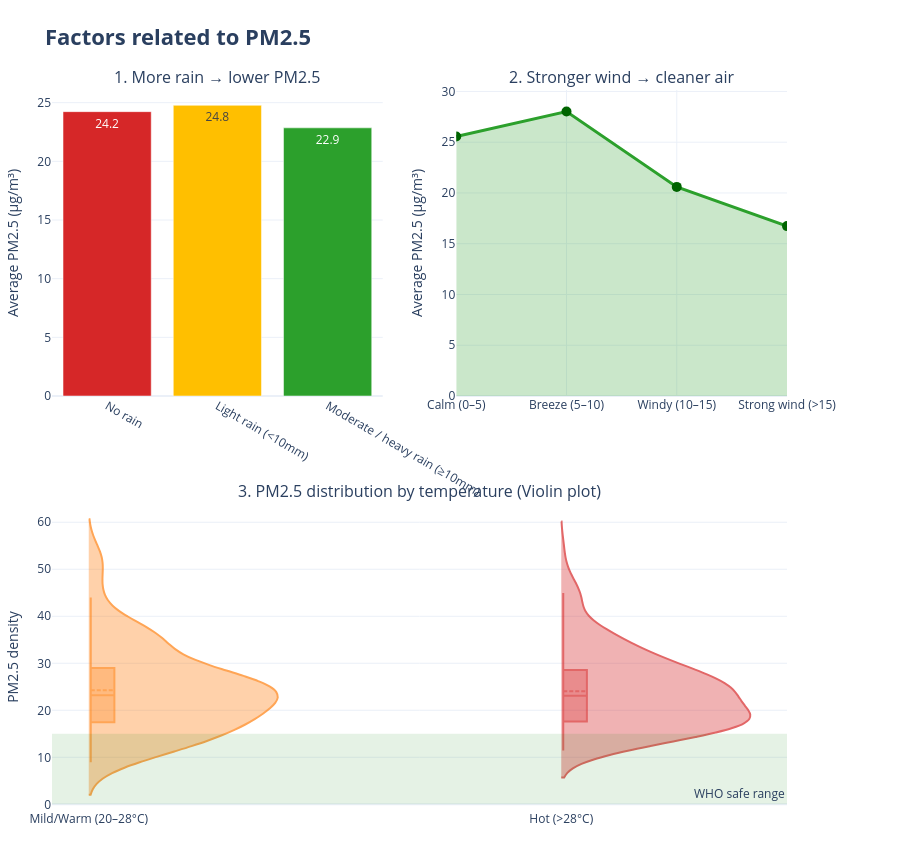

Here is the notebook cell this chart was saved with:
### Code cell
def categorize_rain(x):
    if x == 0: return 'No rain'
    elif x < 10: return 'Light rain (<10mm)'
    else: return 'Moderate / heavy rain (≥10mm)'

df['Rain_Category'] = df['prcp'].apply(categorize_rain)
rain_summary = df.groupby('Rain_Category')['pm2_5'].mean().reindex(
    ['No rain', 'Light rain (<10mm)', 'Moderate / heavy rain (≥10mm)']
)

# 2. Wind categories
bins_wind = [0, 5, 10, 15, 100]
labels_wind = ['Calm (0–5)', 'Breeze (5–10)', 'Windy (10–15)', 'Strong wind (>15)']
df['Wind_Category'] = pd.cut(df['wspd'], bins=bins_wind, labels=labels_wind)
wind_summary = df.groupby('Wind_Category', observed=True)['pm2_5'].mean()

# 3. Temperature categories
bins_temp = [0, 20, 28, 100]
labels_temp = ['Cool (<20°C)', 'Mild/Warm (20–28°C)', 'Hot (>28°C)']
df['Temp_Category'] = pd.cut(df['tavg'], bins=bins_temp, labels=labels_temp)


# --- Layout ---
fig = make_subplots(
    rows=2, cols=2,
    specs=[[{"type": "bar"}, {"type": "scatter"}], 
           [{"colspan": 2, "type": "xy"}, None]],
    subplot_titles=(
        "1. More rain → lower PM2.5", 
        "2. Stronger wind → cleaner air", 
        "3. PM2.5 distribution by temperature (Violin plot)"
    ),
    vertical_spacing=0.15,
    horizontal_spacing=0.10
)

# 1) Rain bar chart
colors_rain = ['#d62728', '#ffbf00', '#2ca02c']  # red → yellow → green
fig.add_trace(
    go.Bar(
        x=rain_summary.index, 
        y=rain_summary.values,
        marker_color=colors_rain,
        text=rain_summary.values.round(1),
        textposition='auto',
        name="Rainfall"
    ),
    row=1, col=1
)

# 2) Wind area chart
fig.add_trace(
    go.Scatter(
        x=wind_summary.index,
        y=wind_summary.values,
        mode='lines+markers',
        line=dict(width=3, color='#2ca02c'),
        fill='tozeroy',
        fillcolor='rgba(44,160,44,0.25)',
        marker=dict(size=10, color='darkgreen'),
        name="Wind speed"
    ),
    row=1, col=2
)

# 3) Temperature vs PM2.5 (Violin plot)
colors_temp = ['#1f77b4', '#ff7f0e', '#d62728']  # cool → warm → hot

for i, cat in enumerate(labels_temp):
    subset = df[df['Temp_Category'] == cat]
    fig.add_trace(
        go.Violin(
            x=subset['Temp_Category'],
            y=subset['pm2_5'],
            name=cat,
            box_visible=True,
            meanline_visible=True,
            points=False,
            line_color=colors_temp[i],
            opacity=0.7,
            side='positive',
            width=0.8
        ),
        row=2, col=1
)

# WHO guideline band for PM2.5
fig.add_hrect(
    y0=0, y1=15, 
    line_width=0, 
    fillcolor="green", 
    opacity=0.1,
    annotation_text="WHO safe range",
    annotation_position="bottom right",
    row=2, col=1
)

# Layout
fig.update_layout(
    title="<b>Factors related to PM2.5</b>",
    title_font=dict(size=22),
    height=850,
    template="plotly_white",
    margin=dict(l=40, r=40, t=90, b=40),
    showlegend=False,
    violinmode='group'
)

# Axis labels
fig.update_yaxes(title_text="Average PM2.5 (µg/m³)", row=1, col=1)
fig.update_yaxes(title_text="Average PM2.5 (µg/m³)", row=1, col=2)
fig.update_yaxes(title_text="PM2.5 density", row=2, col=1)

### Figure 1 — Plotly figure (JSON) as saved in the notebook; plotly's stock layout.template omitted (floating-point values rounded to 4 significant figures; data arrays with more than 128 entries replaced by an {"elided": "..."} marker saying what was removed)
{"data": [{"marker": {"color": ["#d62728", "#ffbf00", "#2ca02c"]}, "name": "Rainfall", "text": [24.2, 24.8, 22.9], "textposition": "auto", "type": "bar", "x": ["No rain", "Light rain (<10mm)", "Moderate / heavy rain (≥10mm)"], "xaxis": "x", "y": [24.24, 24.78, 22.85], "yaxis": "y"}, {"fill": "tozeroy", "fillcolor": "rgba(44,160,44,0.25)", "line": {"color": "#2ca02c", "width": 3}, "marker": {"color": "darkgreen", "size": 10}, "mode": "lines+markers", "name": "Wind speed", "type": "scatter", "x": ["Calm (0–5)", "Breeze (5–10)", "Windy (10–15)", "Strong wind (>15)"], "xaxis": "x2", "y": [25.56, 28.02, 20.6, 16.73], "yaxis": "y2"}, {"box": {"visible": true}, "line": {"color": "#1f77b4"}, "meanline": {"visible": true}, "name": "Cool (<20°C)", "opacity": 0.7, "points": false, "side": "positive", "type": "violin", "width": 0.8, "x": [], "xaxis": "x3", "y": [], "yaxis": "y3"}, {"box": {"visible": true}, "line": {"color": "#ff7f0e"}, "meanline": {"visible": true}, "name": "Mild/Warm (20–28°C)", "opacity": 0.7, "points": false, "side": "positive", "type": "violin", "width": 0.8, "x": ["Mild/Warm (20–28°C)", "Mild/Warm (20–28°C)", "Mild/Warm (20–28°C)", "Mild/Warm (20–28°C)", "Mild/Warm (20–28°C)", "Mild/Warm (20–28°C)", "Mild/Warm (20–28°C)", "Mild/Warm (20–28°C)", "Mild/Warm (20–28°C)", "Mild/Warm (20–28°C)", "Mild/Warm (20–28°C)", "Mild/Warm (20–28°C)", "Mild/Warm (20–28°C)", "Mild/Warm (20–28°C)", "Mild/Warm (20–28°C)", "Mild/Warm (20–28°C)", "Mild/Warm (20–28°C)", "Mild/Warm (20–28°C)", "Mild/Warm (20–28°C)", "Mild/Warm (20–28°C)", "Mild/Warm (20–28°C)", "Mild/Warm (20–28°C)", "Mild/Warm (20–28°C)", "Mild/Warm (20–28°C)", "Mild/Warm (20–28°C)", "Mild/Warm (20–28°C)", "Mild/Warm (20–28°C)", "Mild/Warm (20–28°C)", "Mild/Warm (20–28°C)", "Mild/Warm (20–28°C)", "Mild/Warm (20–28°C)", "Mild/Warm (20–28°C)", "Mild/Warm (20–28°C)", "Mild/Warm (20–28°C)", "Mild/Warm (20–28°C)", "Mild/Warm (20–28°C)", "Mild/Warm (20–28°C)", "Mild/Warm (20–28°C)", "Mild/Warm (20–28°C)", "Mild/Warm (20–28°C)", "Mild/Warm (20–28°C)", "Mild/Warm (20–28°C)", "Mild/Warm (20–28°C)", "Mild/Warm (20–28°C)", "Mild/Warm (20–28°C)", "Mild/Warm (20–28°C)", "Mild/Warm (20–28°C)", "Mild/Warm (20–28°C)", "Mild/Warm (20–28°C)", "Mild/Warm (20–28°C)", "Mild/Warm (20–28°C)", "Mild/Warm (20–28°C)", "Mild/Warm (20–28°C)", "Mild/Warm (20–28°C)", "Mild/Warm (20–28°C)", "Mild/Warm (20–28°C)", "Mild/Warm (20–28°C)", "Mild/Warm (20–28°C)", "Mild/Warm (20–28°C)", "Mild/Warm (20–28°C)", "Mild/Warm (20–28°C)", "Mild/Warm (20–28°C)", "Mild/Warm (20–28°C)", "Mild/Warm (20–28°C)", "Mild/Warm (20–28°C)", "Mild/Warm (20–28°C)", "Mild/Warm (20–28°C)", "Mild/Warm (20–28°C)", "Mild/Warm (20–28°C)", "Mild/Warm (20–28°C)", "Mild/Warm (20–28°C)", "Mild/Warm (20–28°C)", "Mild/Warm (20–28°C)", "Mild/Warm (20–28°C)", "Mild/Warm (20–28°C)", "Mild/Warm (20–28°C)", "Mild/Warm (20–28°C)", "Mild/Warm (20–28°C)", "Mild/Warm (20–28°C)", "Mild/Warm (20–28°C)", "Mild/Warm (20–28°C)", "Mild/Warm (20–28°C)", "Mild/Warm (20–28°C)", "Mild/Warm (20–28°C)", "Mild/Warm (20–28°C)", "Mild/Warm (20–28°C)", "Mild/Warm (20–28°C)", "Mild/Warm (20–28°C)", "Mild/Warm (20–28°C)", "Mild/Warm (20–28°C)", "Mild/Warm (20–28°C)", "Mild/Warm (20–28°C)", "Mild/Warm (20–28°C)", "Mild/Warm (20–28°C)", "Mild/Warm (20–28°C)", "Mild/Warm (20–28°C)", "Mild/Warm (20–28°C)", "Mild/Warm (20–28°C)", "Mild/Warm (20–28°C)", "Mild/Warm (20–28°C)", "Mild/Warm (20–28°C)", "Mild/Warm (20–28°C)", "Mild/Warm (20–28°C)", "Mild/Warm (20–28°C)", "Mild/Warm (20–28°C)", "Mild/Warm (20–28°C)", "Mild/Warm (20–28°C)", "Mild/Warm (20–28°C)", "Mild/Warm (20–28°C)", "Mild/Warm (20–28°C)", "Mild/Warm (20–28°C)", "Mild/Warm (20–28°C)", "Mild/Warm (20–28°C)", "Mild/Warm (20–28°C)", "Mild/Warm (20–28°C)", "Mild/Warm (20–28°C)", "Mild/Warm (20–28°C)", "Mild/Warm (20–28°C)", "Mild/Warm (20–28°C)", "Mild/Warm (20–28°C)", "Mild/Warm (20–28°C)", "Mild/Warm (20–28°C)", "Mild/Warm (20–28°C)"], "xaxis": "x3", "y": [29.0, 35.54, 19.46, 11.28, 12.0, 12.11, 26.4, 36.39, 9.94, 14.02, 15.9, 23.7, 51.64, 37.43, 33.45, 39.06, 26.15, 23.61, 36.18, 43.99, 21.37, 25.77, 38.28, 51.34, 43.33, 21.1, 17.38, 22.47, 27.6, 32.12, 33.73, 30.78, 27.77, 26.81, 23.22, 27.39, 26.09, 21.76, 21.71, 22.6, 25.74, 25.99, 23.42, 18.65, 18.03, 24.43, 25.46, 23.05, 25.15, 25.66, 15.31, 35.28, 28.92, 30.71, 25.65, 22.56, 37.52, 18.34, 22.05, 14.45, 16.85, 8.97, 10.85, 11.63, 15.32, 17.86, 17.6, 16.7, 18.74, 17.16, 13.1, 13.62, 19.66, 19.02, 20.38, 17.32, 14.38, 9.95, 12.16, 12.12, 20.51, 16.63, 14.66, 17.13, 34.09, 19.66, 23.77, 30.55, 22.86, 21.95, 23.19, 27.57, 16.63, 12.02, 15.59, 15.18, 23.18, 18.74, 19.01, 18.6, 31.74, 27.77, 29.22, 36.67, 37.07, 21.95, 24.11, 21.61, 23.39, 29.54, 34.07, 27.04, 26.65, 23.67, 33.4, 36.57, 47.5, 53.71, 25.32, 27.1, 12.98, 24.1, 29.4], "yaxis": "y3"}, {"box": {"visible": true}, "line": {"color": "#d62728"}, "meanline": {"visible": true}, "name": "Hot (>28°C)", "opacity": 0.7, "points": false, "side": "positive", "type": "violin", "width": 0.8, "x": {"elided": "242 str values"}, "xaxis": "x3", "y": {"elided": "242 float values"}, "yaxis": "y3"}], "layout": {"annotations": [{"font": {"size": 16}, "showarrow": false, "text": "1. More rain → lower PM2.5", "x": 0.225, "xanchor": "center", "xref": "paper", "y": 1, "yanchor": "bottom", "yref": "paper"}, {"font": {"size": 16}, "showarrow": false, "text": "2. Stronger wind → cleaner air", "x": 0.775, "xanchor": "center", "xref": "paper", "y": 1, "yanchor": "bottom", "yref": "paper"}, {"font": {"size": 16}, "showarrow": false, "text": "3. PM2.5 distribution by temperature (Violin plot)", "x": 0.5, "xanchor": "center", "xref": "paper", "y": 0.425, "yanchor": "bottom", "yref": "paper"}, {"showarrow": false, "text": "WHO safe range", "x": 1, "xanchor": "right", "xref": "x3 domain", "y": 0, "yanchor": "bottom", "yref": "y3"}], "height": 850, "margin": {"b": 40, "l": 40, "r": 40, "t": 90}, "shapes": [{"fillcolor": "green", "line": {"width": 0}, "opacity": 0.1, "type": "rect", "x0": 0, "x1": 1, "xref": "x3 domain", "y0": 0, "y1": 15, "yref": "y3"}], "showlegend": false, "title": {"font": {"size": 22}, "text": "<b>Factors related to PM2.5</b>"}, "violinmode": "group", "xaxis": {"anchor": "y", "domain": [0, 0.45]}, "xaxis2": {"anchor": "y2", "domain": [0.55, 1]}, "xaxis3": {"anchor": "y3", "domain": [0, 1]}, "yaxis": {"anchor": "x", "domain": [0.575, 1], "title": {"text": "Average PM2.5 (µg/m³)"}}, "yaxis2": {"anchor": "x2", "domain": [0.575, 1], "title": {"text": "Average PM2.5 (µg/m³)"}}, "yaxis3": {"anchor": "x3", "domain": [0, 0.425], "title": {"text": "PM2.5 density"}}}}
